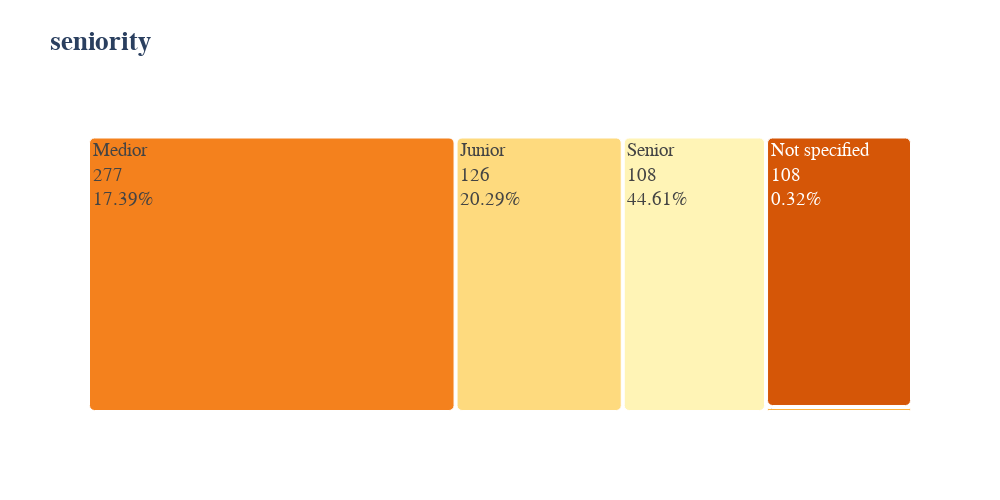

Notebook code cell kept with this figure:
### Code cell
treemap(df=df, column='seniority')

### Figure 1 — Plotly figure (JSON) as saved in the notebook; plotly's stock layout.template omitted (floating-point values rounded to 4 significant figures)
{"data": [{"branchvalues": "total", "customdata": [44.61, 20.29, 17.39, 17.39, 0.32], "domain": {"x": [0, 1], "y": [0, 1]}, "hovertemplate": "labels=%{label}<br>value=%{value}<br>parent=%{parent}<br>id=%{id}<br>seniority=%{customdata[0]}<extra></extra>", "ids": ["Senior", "Junior", "Intern", "Medior", "Not specified"], "labels": ["Senior", "Junior", "Intern", "Medior", "Not specified"], "marker": {"colors": ["#fff4b6", "#feda7e", "#feb23f", "#f4811d", "#d55607"], "cornerradius": 5}, "name": "", "parents": ["", "", "", "", ""], "texttemplate": "%{label}<br>%{value}<br>%{customdata}%", "type": "treemap", "values": [108, 126, 2, 277, 108]}], "layout": {"font": {"family": "Franklin Gothic", "size": 19}, "height": 500, "legend": {"tracegroupgap": 0}, "title": {"text": "<b>seniority</b>"}, "treemapcolorway": ["#fff4b6", "#feda7e", "#feb23f", "#f4811d", "#d55607", "#a03704"], "width": 1000}}
